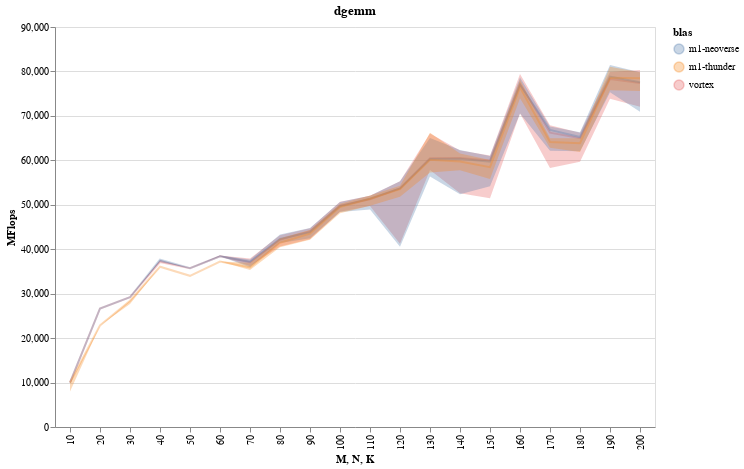

Here is the notebook cell this chart was saved with:
### Code cell
neo_chart = gen_chart(vortex_neo_df)
thunder_chart = gen_chart(vortex_thunder_df)

(vortex_chart + 
 neo_chart + 
 thunder_chart
).configure_mark(opacity=0.3).properties(title="dgemm", width=600, height=400)

### Figure 1 — Vega-Lite specification as saved in the notebook (floating-point values rounded to 4 significant figures; data arrays with more than 128 entries replaced by an {"elided": "..."} marker saying what was removed)
{"config": {"view": {"continuousWidth": 400, "continuousHeight": 300}, "mark": {"opacity": 0.3}}, "layer": [{"mark": "line", "encoding": {"color": {"type": "nominal", "field": "blas"}, "x": {"type": "ordinal", "field": "label", "title": "M, N, K"}, "y": {"type": "quantitative", "aggregate": "median", "field": "value", "title": "MFlops"}}}, {"mark": {"type": "errorband", "extent": "iqr"}, "encoding": {"color": {"type": "nominal", "field": "blas"}, "x": {"type": "ordinal", "field": "label"}, "y": {"type": "quantitative", "field": "value", "title": "MFlops"}}}, {"layer": [{"mark": "line", "encoding": {"color": {"type": "nominal", "field": "blas"}, "x": {"type": "ordinal", "field": "label", "title": "M, N, K"}, "y": {"type": "quantitative", "aggregate": "median", "field": "value", "title": "MFlops"}}}, {"mark": {"type": "errorband", "extent": "iqr"}, "encoding": {"color": {"type": "nominal", "field": "blas"}, "x": {"type": "ordinal", "field": "label"}, "y": {"type": "quantitative", "field": "value", "title": "MFlops"}}}], "data": {"name": "data-943c097d0537387eb39658810719d15f"}}, {"layer": [{"mark": "line", "encoding": {"color": {"type": "nominal", "field": "blas"}, "x": {"type": "ordinal", "field": "label", "title": "M, N, K"}, "y": {"type": "quantitative", "aggregate": "median", "field": "value", "title": "MFlops"}}}, {"mark": {"type": "errorband", "extent": "iqr"}, "encoding": {"color": {"type": "nominal", "field": "blas"}, "x": {"type": "ordinal", "field": "label"}, "y": {"type": "quantitative", "field": "value", "title": "MFlops"}}}], "data": {"name": "data-116a19f65a122a5ab20e9d0584be3c18"}}], "data": {"name": "data-a16bcca320f95f6421084635b6b8efc2"}, "height": 400, "title": "dgemm", "width": 600, "$schema": "https://vega.github.io/schema/vega-lite/v4.8.1.json", "datasets": {"data-a16bcca320f95f6421084635b6b8efc2": {"elided": "1980 records"}, "data-943c097d0537387eb39658810719d15f": {"elided": "1980 records"}, "data-116a19f65a122a5ab20e9d0584be3c18": {"elided": "1980 records"}}}
